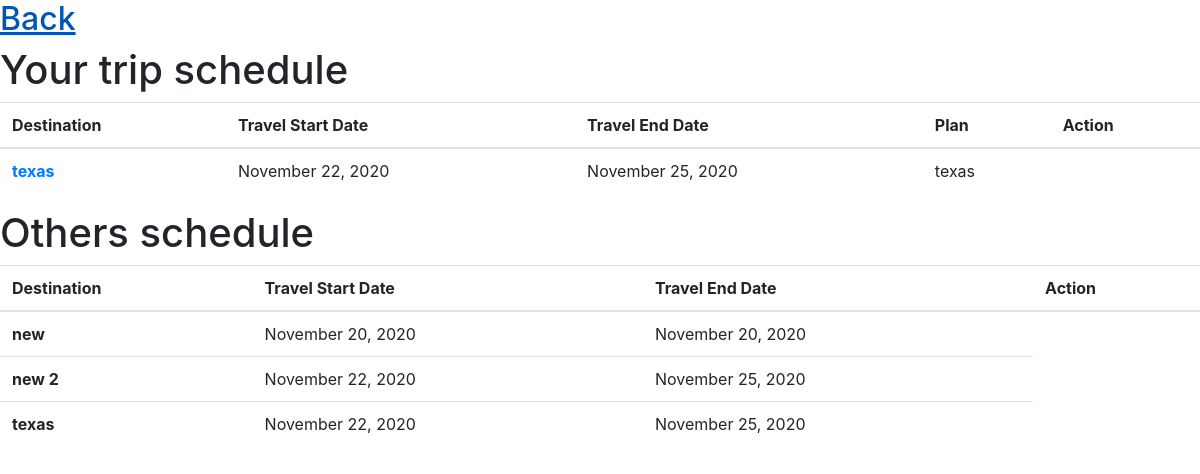
/travel/ (signed in), run on an earlier commit of the app's database.
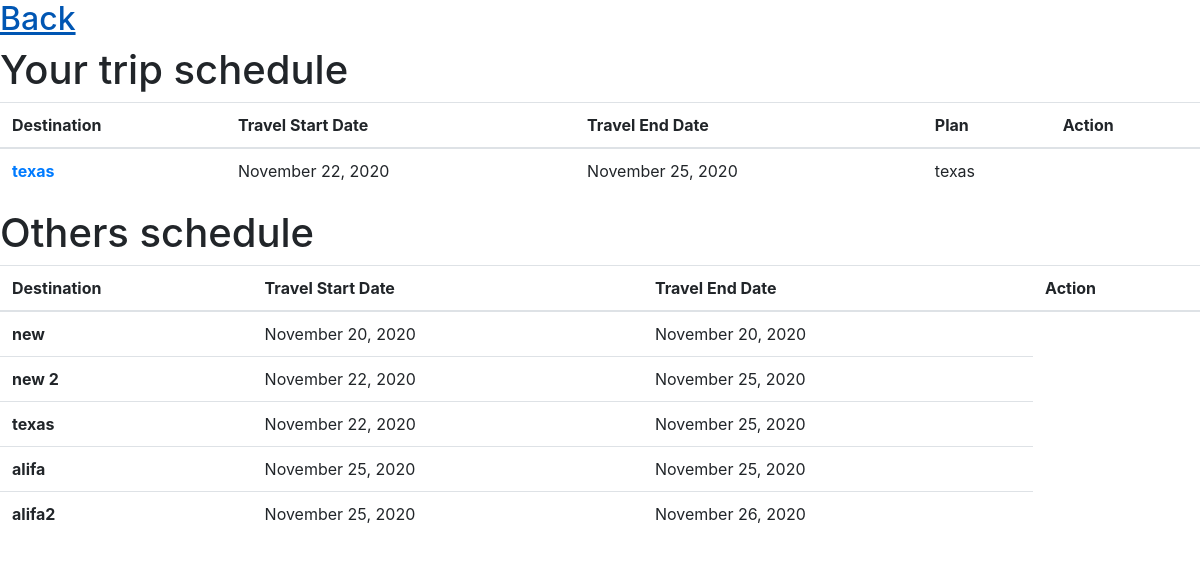
And on a later commit of the database.
### trip_app/models.py (models this page shows, shortened)
class Trip(models.Model):
    author = models.ForeignKey(User, on_delete=models.CASCADE)
    destination = models.CharField(max_length=20)
    description = models.TextField()
    plan = models.CharField(max_length=30)
    travel_start_date = models.DateTimeField()
    travel_end_date  = models.DateTimeField()

### trip_app/views.py (the view)
# urls.py: path('travel/',views.todos_for_user,name='travel'),
@login_required
def todos_for_user(request):
    todos = Trip.objects.filter(author=request.user)
    travels = Trip.objects.all()
    context = {
          'todos' : todos,
          'travels' : travels
    }
    return render(request, 'travel.html', context)

### trip_app/templates/travel.html (shortened to what this page needs)
<link rel="stylesheet" href="https://cdn.jsdelivr.net/npm/bootstrap@4.5.3/dist/css/bootstrap.min.css">
<h2><a href="{% url 'dashboard' %}">Back</a></h2>
<h1>Your trip schedule</h1>
<table class="table">
    <thead>
      <tr>
        <th scope="col">Destination</th>
        <th scope="col">Travel Start Date</th>
        <th scope="col">Travel End Date</th>
        <th scope="col">Plan</th>
        <th scope="col">Action</th>
      </tr>
    </thead>
    <tbody>
        {% for post in todos %}
      <tr>
        <th scope="row"><a href="{% url 'post-detail' post.id %}">{{ post.destination }}</a></th>
        <td>{{ post.travel_start_date|date:"F d, Y" }}</td>
        <td>{{ post.travel_end_date|date:"F d, Y" }}</td>
        <td>{{ post.plan}}</td>
      </tr>
      {% endfor %}
    </tbody>
  </table>
  <h1>Others schedule</h1>
<table class="table">
    <thead>
      <tr>
        <th scope="col">Destination</th>
        <th scope="col">Travel Start Date</th>
        <th scope="col">Travel End Date</th>
        <th scope="col">Action</th>
      </tr>
    </thead>
    <tbody>
        {% for post in travels %}
      <tr>
        <th scope="row">{{ post.destination }}</th>
        <td>{{ post.travel_start_date|date:"F d, Y" }}</td>
        <td>{{ post.travel_end_date|date:"F d, Y" }}</td>
      </tr>
      {% endfor %}
    </tbody>
  </table>

What changed in the data, as far as the page shows it:
added Trip: destination "alifa", travel_start_date "November 25, 2020", travel_end_date "November 25, 2020", shown under "Others schedule"
added Trip: destination "alifa2", travel_start_date "November 25, 2020", travel_end_date "November 26, 2020", shown under "Others schedule"
